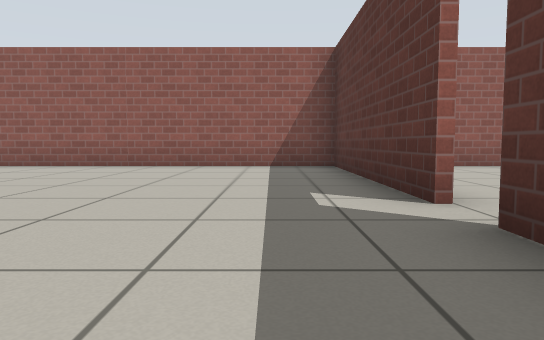
view 1 (above)

18 first-person views from a walk through a Gazebo world. The camera is 0.5 m above the floor, tilts 4° down and sees 70° across. The floor is counted in squares, 1 m on a side. Each view is taken from the middle of a square. On the plan, view 1 faces up. The plan holds only what a view shows up to about 9 squares ahead; the rest is blank. The place goes on beyond the plan. Simple patterns stand in for the simulator's built-in surfaces.

view 2
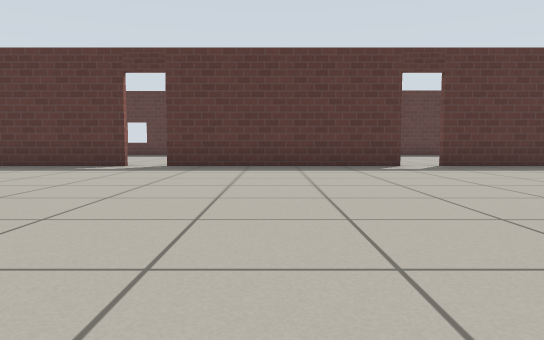

view 3
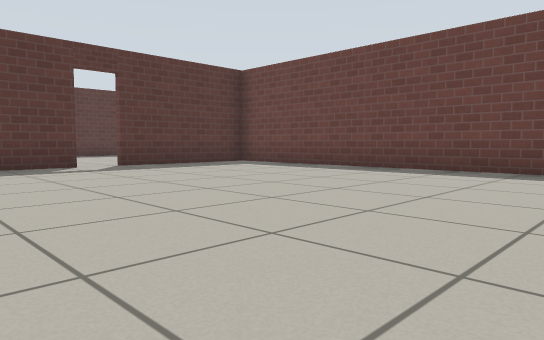

view 4
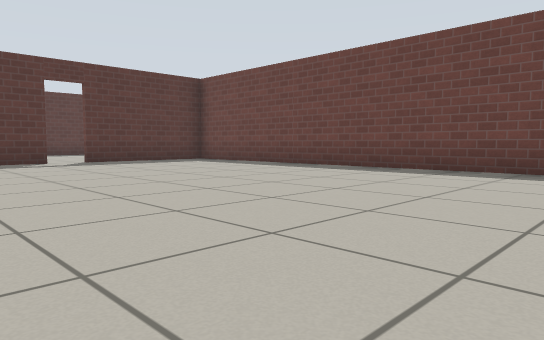

view 5
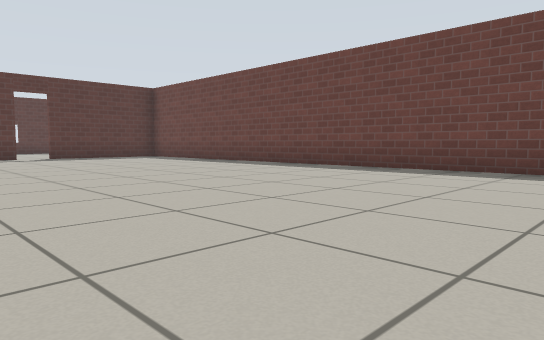

view 6
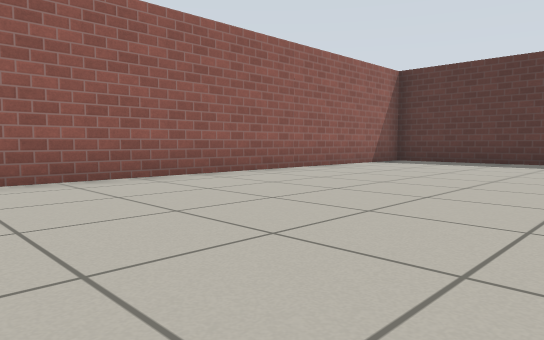

view 7
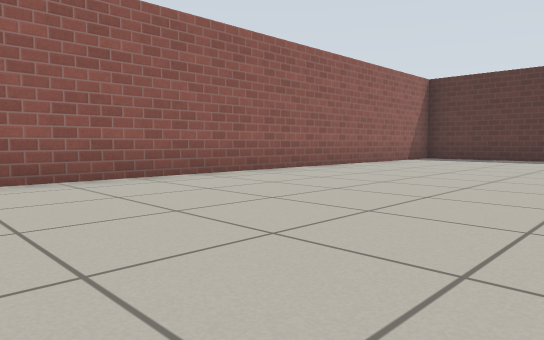

view 8
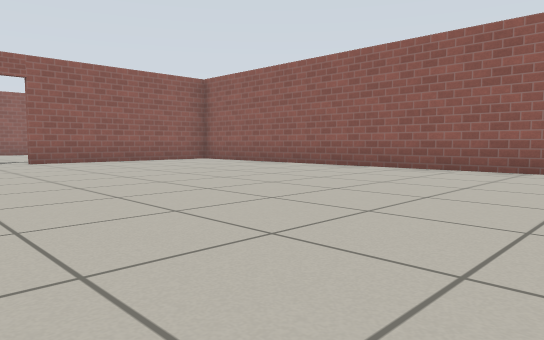

view 9
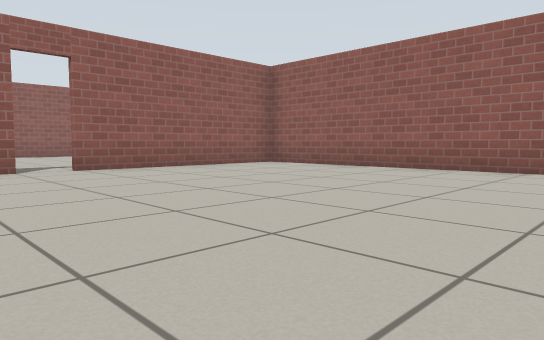

view 10
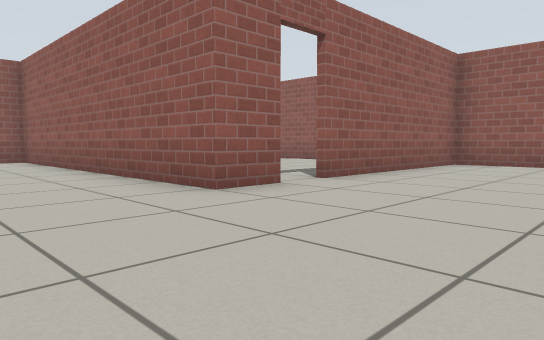

view 11
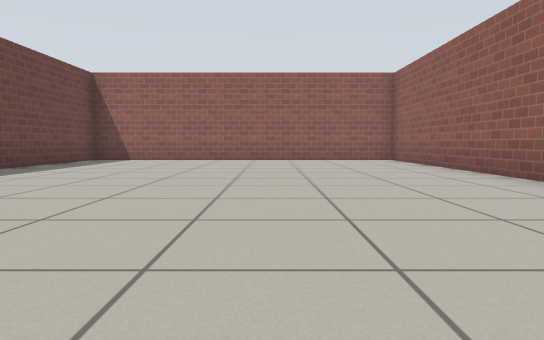

view 12
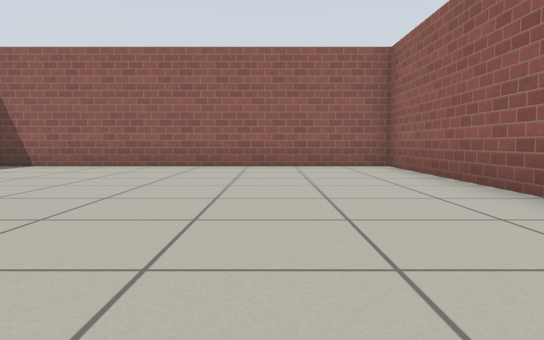

view 13
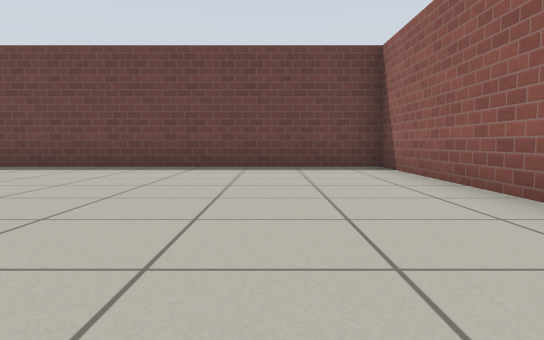

view 14
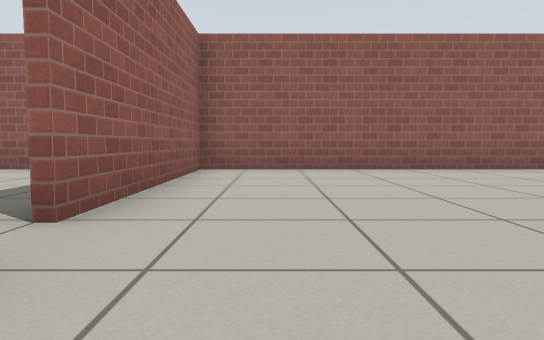

view 15
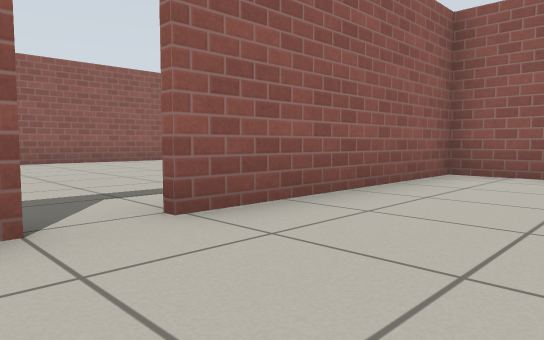

view 16
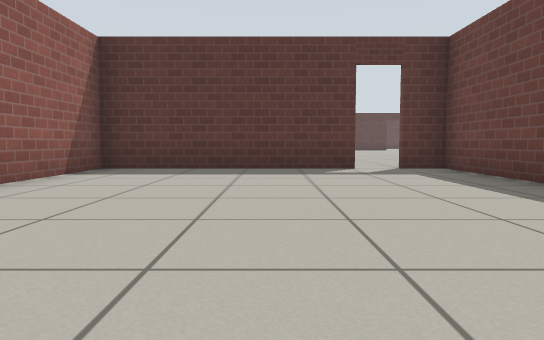

view 17
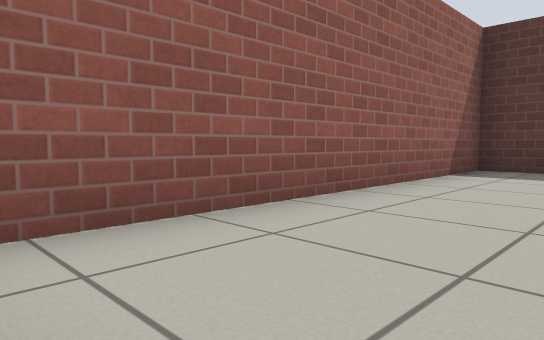

view 18
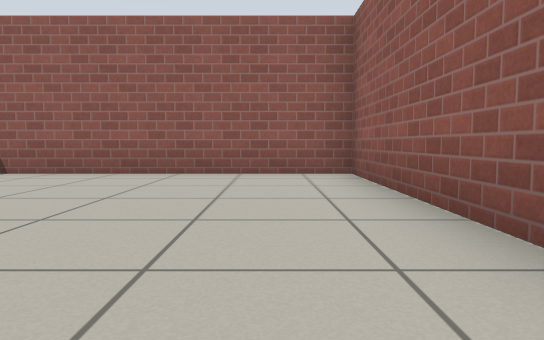

### Floor plan
Points are (right, up) in squares from view 1. A wall is a line through its corners. A room is listed if a view was taken in it or the views show most of it. See-through windows are left out.
Room 1 (views 1, 2, 3, 4, 5, 6, 7, 8, 9, 10, 11, 12, 13, 14, 15)
walls: (-17.3, 2.6) (-17.3, 1.5) (-25.4, 1.5); (-10.8, -7.2) (-1.2, -7.2); (-17.3, 8.4) (-17.3, 3.4); (1.3, -2.9) (1.3, 2.4); (1.3, 3.1) (1.3, 8.3) (-17.1, 8.3); (1.3, -5.9) (1.3, -3.6); (-25.3, 2.1) (-25.3, -7.2) (-17.2, -7.2)
ways out: open door at (-17, 3) to room 2; open door at (1, -3); open door at (1, 3)
Room 2 (views 16, 17, 18)
walls: (-20.3, 1.6) (-17.5, 1.6); (-17.5, 3.4) (-17.5, 8.4); (-17.1, 8.3) (-25.3, 8.3) (-25.3, 2.1)
ways out: open door at (-17, 3) to room 1

Positions as (right, up) in squares from view 1, and headings:
1: (0, 0), facing up
2: (-7, 0), facing right
3: (-7, 0), facing down-right
4: (-9, 0), facing down-right
5: (-12, 0), facing down-right
6: (-9, 3), facing up-right
7: (-11, 3), facing up-right
8: (-7, 1), facing up-left
9: (-10, 1), facing up-left
10: (-14, -1), facing up-left
11: (-14, -2), facing left
12: (-17, -1), facing left
13: (-23, 1), facing down
14: (-16, 1), facing up
15: (-15, 2), facing up-left
16: (-25, 5), facing right
17: (-25, 6), facing up-right
18: (-19, 7), facing left
